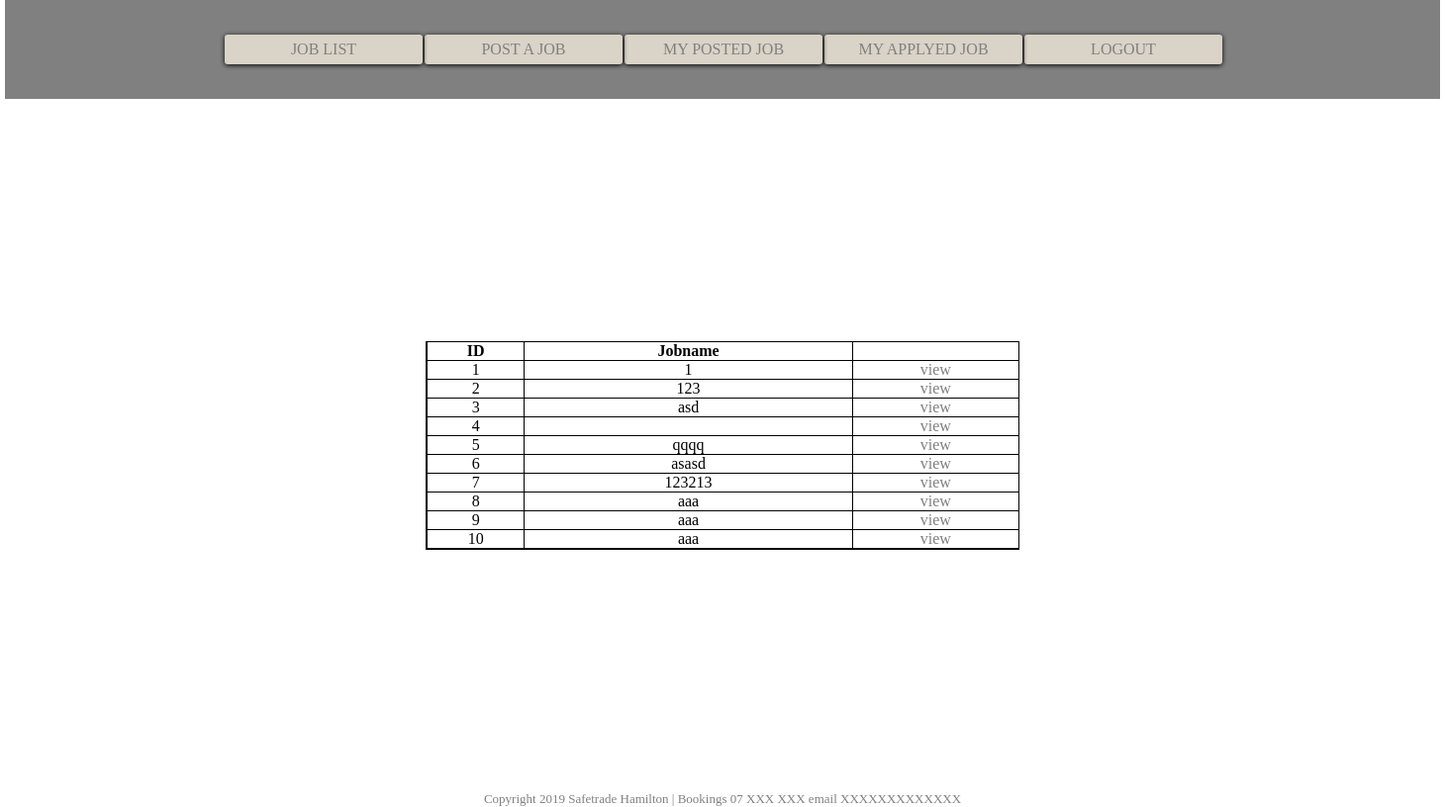
The app's page /showJobList.php (signed in) with its own data.
### tables this page shows
CREATE TABLE `customer` (
  `id` int(11) NOT NULL,
  `username` varchar(255) NOT NULL,
  `mobile` int(11) NOT NULL,
  `jobname` varchar(255) NOT NULL,
  `location` varchar(255) NOT NULL,
  `description` varchar(255) NOT NULL,
  `cost` varchar(15) NOT NULL,
  `dop` date NOT NULL,
  `dov` date NOT NULL
);

### class/Customer.php (called while the page is built, shortened)
<?php
class Customer{
  public static function getAll($mysqli){
    $sql = "select * from customer";
    $result = $mysqli->query($sql);
    $arr=array();
      while($row = $result->fetch_assoc()){
       $arr[] = $row;
      }
      return $arr;
  }
}
?>

### showJobList.php (the view, shortened to what this page needs)
<?php
require_once("header1.php");
$job = Customer::getALL($mysqli);
?>
<html>
<head>
    <link rel="stylesheet" href="css/hearder1.css" />
</head>
<body>
<div class="div_tb1">
         <table class="tb1" cellspacing=0px; cellpadding=0px;>
            <tr>
                <th>ID</th>
                <th>Jobname</th>
                <th></th>
            </tr>
            <?php foreach($job as $v){ ?>
            <tr>
              <td><?php  echo $v['id'] ?></td>
              <td><?php   echo $v['jobname'] ?></td>
              <td><a href="jobDetail.php?id=<?php echo $v['id'] ?>">view</a></td>
            </tr>
            <?php  } ?>
        </table>
     </div>
 <?php
include("footer.php");
?>
</body>
</html>

### css/hearder1.css (style rules this page uses)
* { margin:0; padding:0; }
.div_tb1 { display:flex; justify-content:center; align-items:center; height:700px; }
a { text-decoration: none; color:grey; }
.tb1 { border:1px solid; text-align: center; width:600px; }
.tb1 td { border-left:1px solid; border-bottom:1px solid; }
.tb1 th { border-left:1px solid; border-bottom:1px solid; }

### records on screen
customer: id "1", jobname "1"
customer: id "2", jobname "123"
customer: id "3", jobname "asd"
customer: id "4"
customer: id "5", jobname "qqqq"
customer: id "6", jobname "asasd"
customer: id "7", jobname "123213"
customer: id "8", jobname "aaa"
customer: id "9", jobname "aaa"
customer: id "10", jobname "aaa"
